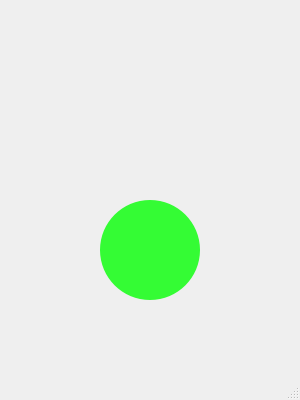
<?xml version="1.0" encoding="UTF-8"?>
<ui version="4.0">
 <class>ASR</class>
 <widget class="QMainWindow" name="ASR">
  <property name="geometry">
   <rect>
    <x>0</x>
    <y>0</y>
    <width>300</width>
    <height>400</height>
   </rect>
  </property>
  <property name="windowTitle">
   <string>ASR</string>
  </property>
  <widget class="QWidget" name="centralWidget">
   <widget class="QPushButton" name="pushButton">
    <property name="geometry">
     <rect>
      <x>100</x>
      <y>200</y>
      <width>100</width>
      <height>100</height>
     </rect>
    </property>
    <property name="styleSheet">
     <string notr="true">QPushButton { 
font-size:100px; 
color:yellow; 
border-radius:50px; 
background-color:rgba(0,255,0,200); 
}

QPushButton:hover { 
font-size:100px;
color:green;
border-radius:50px;
background-color:rgba(255,255,0,200); 
}
QPushButton:pressed { 
font-size:100px; 
color:green;
border-radius:50px;
background-color:rgba(255,255,0,200)
}</string>
    </property>
    <property name="text">
     <string/>
    </property>
   </widget>
  </widget>
  <widget class="QStatusBar" name="statusBar"/>
 </widget>
 <layoutdefault spacing="6" margin="11"/>
 <resources/>
 <connections/>
</ui>
